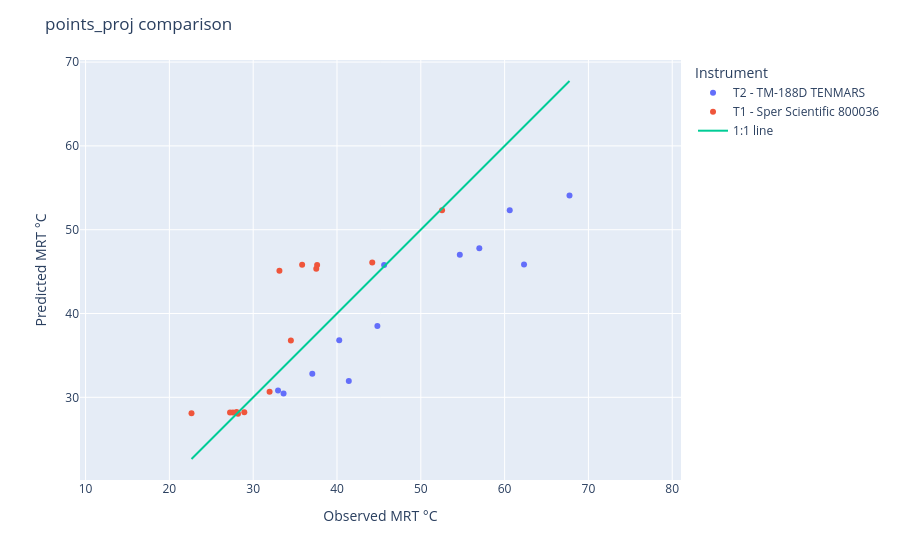

The notebook cell this image was saved under:
### Code cell
# Compute 1:1 line range
m = min(obs.min(), pred.min())
M = max(obs.max(), pred.max())

# Scatter
fig = px.scatter(
    points_proj,
    x=obs,
    y=pred,
    color="Instrument",
    hover_data=["TG", "TA","WIND M/S", "condition"],
)

# 1:1 line
fig.add_scatter(
    x=[m, M],
    y=[m, M],
    mode="lines",
    name="1:1 line"
)

fig.update_layout(
    xaxis_title="Observed MRT °C",
    yaxis_title="Predicted MRT °C",
    title="points_proj comparison"
)

fig.update_yaxes(scaleanchor="x", scaleratio=1)

fig.show()

### Figure 1 — Plotly figure (JSON) as saved in the notebook; plotly's stock layout.template omitted (floating-point values rounded to 4 significant figures)
{"data": [{"customdata": [[31.6, 28.7, 2.7, "SHADOW"], [38.7, 30.1, 1.6, "SUN"], [34.4, 30.7, 0.9, "SHADOW"], [38.6, 30.2, 1.6, "SUN"], [33, 28.9, 1, "SHADOW"], [39.4, 29.2, 3, "SUN"], [32.5, 30.4, 0, "SHADOW"], [41.1, 31.5, 1.7, "SUN"], [32.5, 30.3, 0.4, "SHADOW"], [43.7, 33.5, 0.6, "SUN"], [33.1, 30.6, 0, "SHADOW"], [39.4, 30.1, 2.4, "SUN"]], "hovertemplate": "Instrument=T2 - TM-188D TENMARS <br>MRT=%{x}<br>MRT_predicted=%{y}<br>TG=%{customdata[0]}<br>TA=%{customdata[1]}<br>WIND M/S=%{customdata[2]}<br>condition=%{customdata[3]}<extra></extra>", "legendgroup": "T2 - TM-188D TENMARS ", "marker": {"color": "#636efa", "symbol": "circle"}, "mode": "markers", "name": "T2 - TM-188D TENMARS ", "orientation": "v", "showlegend": true, "type": "scatter", "x": [40.27, 60.61, 41.41, 54.65, 44.82, 67.74, 37.05, 56.98, 32.97, 45.62, 33.63, 62.32], "xaxis": "x", "y": [36.81, 52.31, 31.94, 47.01, 38.52, 54.08, 32.8, 47.8, 30.81, 45.79, 30.45, 45.85], "yaxis": "y"}, {"customdata": [[32.6, 29.3, 0, "SHADOW"], [42.2, 28.9, 0.7, "SUN"], [38, 34.4, 0.2, "SUN"], [40.9, 35, 0.8, "SUN"], [42.7, 36.4, 0.3, "SUN"], [39.6, 34.8, 0.8, "SUN"], [46.8, 37.2, 0.7, "SUN"], [34.8, 31.9, 0.1, "SHADOW"], [31.8, 32.3, 0, "SHADOW"], [30, 31.6, 0, "SHADOW"], [29.3, 31.8, 0, "SHADOW"], [28.9, 31.9, 0, "SHADOW"], [29.6, 31, 0, "SHADOW"], [29.7, 30.9, 0, "SHADOW"]], "hovertemplate": "Instrument=T1 - Sper Scientific 800036 <br>MRT=%{x}<br>MRT_predicted=%{y}<br>TG=%{customdata[0]}<br>TA=%{customdata[1]}<br>WIND M/S=%{customdata[2]}<br>condition=%{customdata[3]}<extra></extra>", "legendgroup": "T1 - Sper Scientific 800036 ", "marker": {"color": "#EF553B", "symbol": "circle"}, "mode": "markers", "name": "T1 - Sper Scientific 800036 ", "orientation": "v", "showlegend": true, "type": "scatter", "x": [34.5, 52.53, 33.13, 37.53, 37.63, 35.84, 44.21, 31.96, 28.94, 28.19, 27.58, 27.24, 28.01, 22.64], "xaxis": "x", "y": [36.79, 52.33, 45.1, 45.34, 45.8, 45.83, 46.09, 30.67, 28.23, 28.04, 28.19, 28.19, 28.24, 28.11], "yaxis": "y"}, {"mode": "lines", "name": "1:1 line", "type": "scatter", "x": [22.64, 67.74], "y": [22.64, 67.74]}], "layout": {"legend": {"title": {"text": "Instrument"}, "tracegroupgap": 0}, "margin": {"t": 60}, "title": {"text": "points_proj comparison"}, "xaxis": {"anchor": "y", "domain": [0, 1], "title": {"text": "Observed MRT °C"}}, "yaxis": {"anchor": "x", "domain": [0, 1], "scaleanchor": "x", "scaleratio": 1, "title": {"text": "Predicted MRT °C"}}}}
